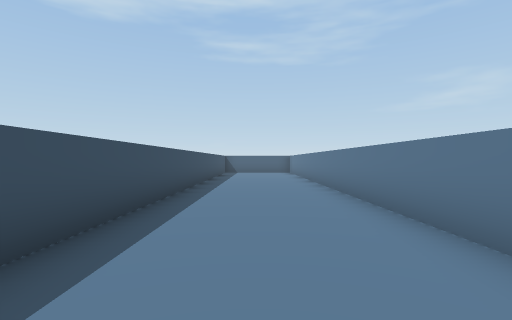
view 1 (above)

24 first-person views from a walk through a 3-D level made in the Unity game engine. The camera is 1.5 m above the floor, looks level and sees 85° across. The floor is counted in squares, 2 m on a side. Each view is taken from the middle of a square. On the plan, view 1 faces up. The plan holds only what a view shows up to about 10 squares ahead; the rest is blank. The player is left out.

view 2
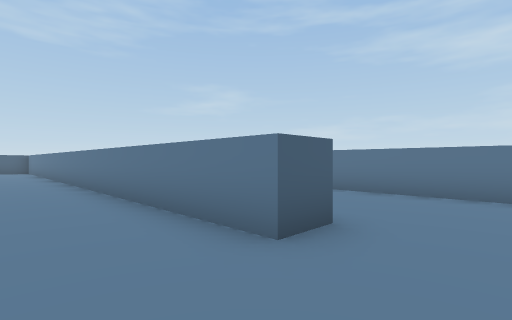

view 3
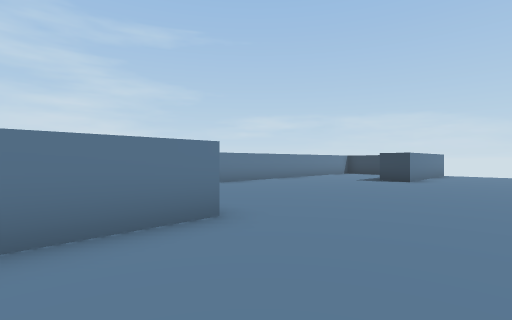

view 4
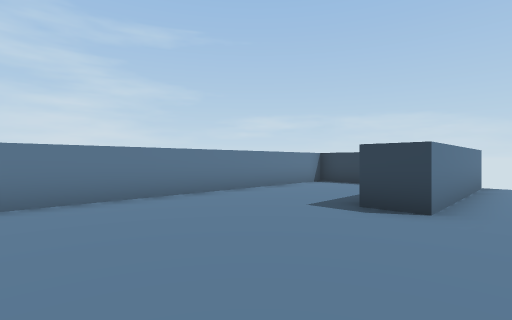

view 5
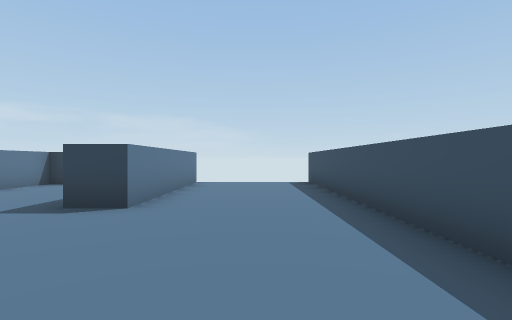

view 6
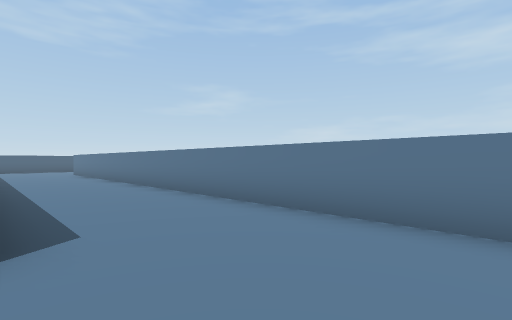

view 7
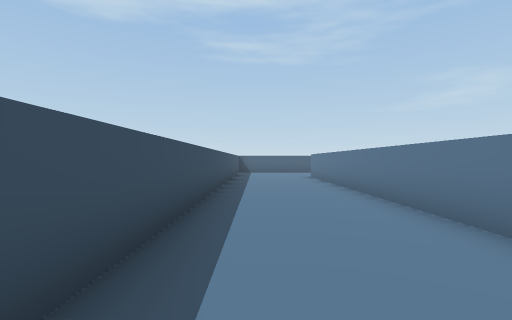

view 8
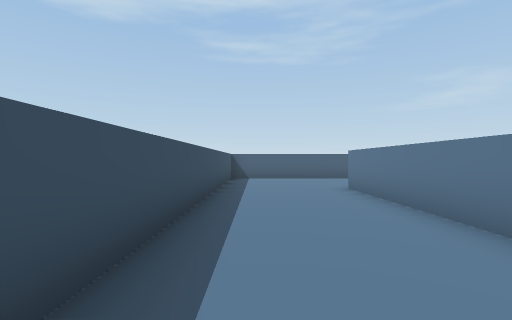

view 9
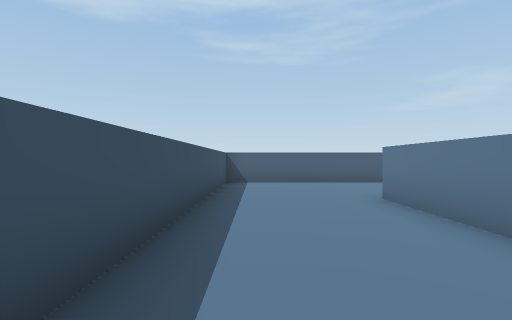

view 10
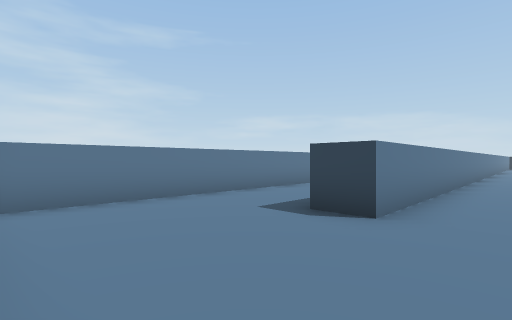

view 11
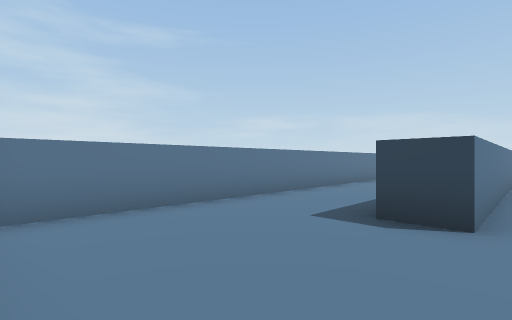

view 12
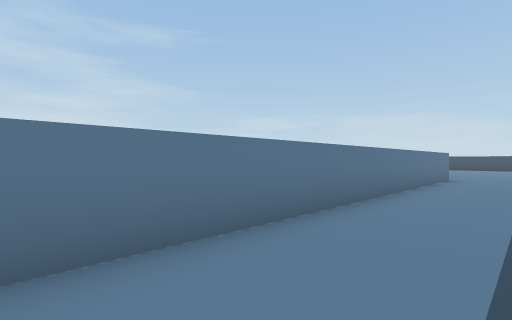

view 13
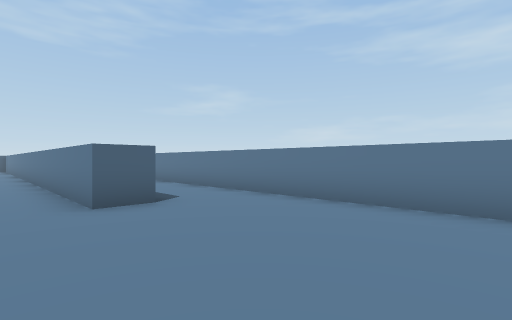

view 14
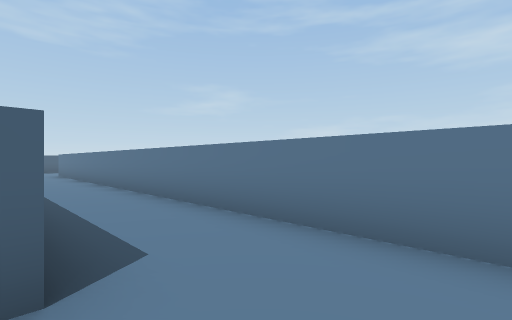

view 15
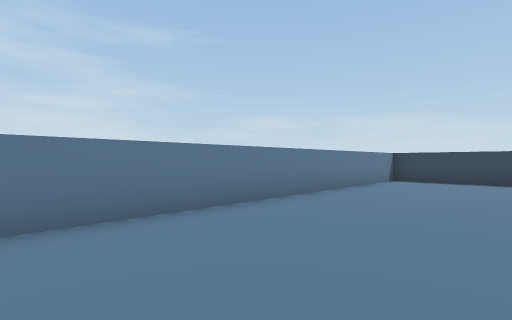

view 16
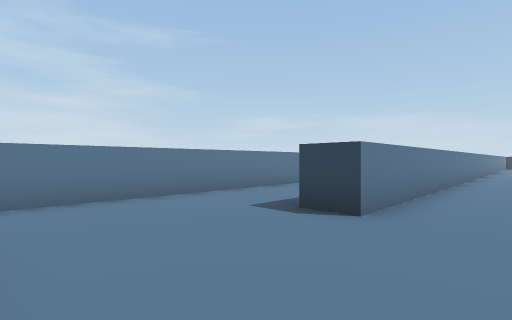

view 17
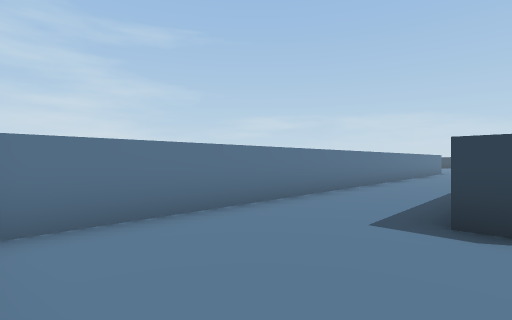

view 18
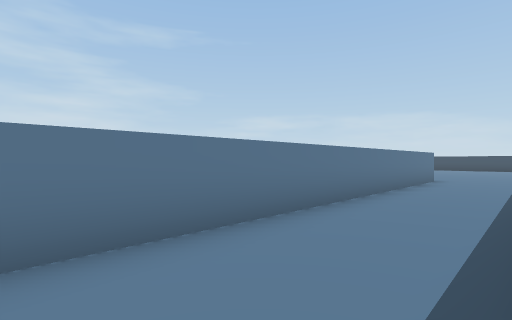

view 19
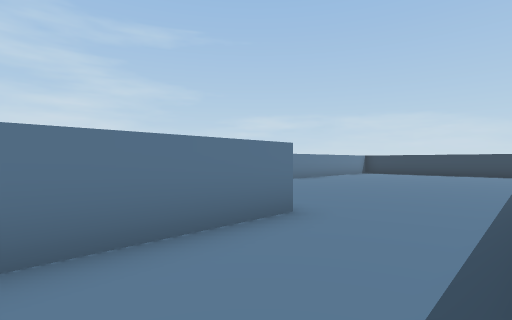

view 20
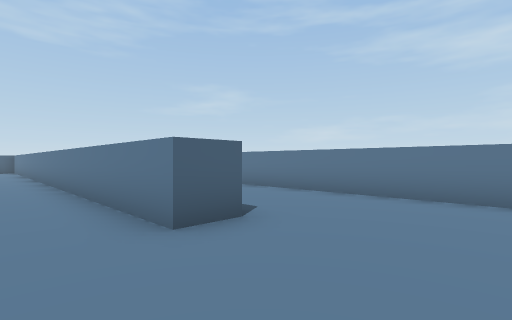

view 21
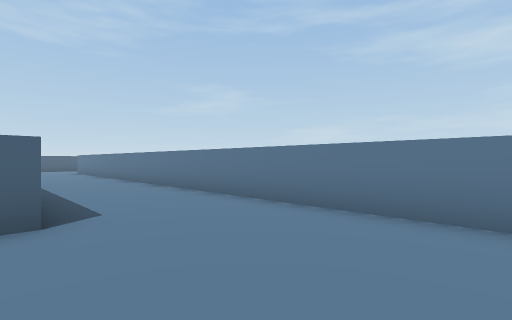

view 22
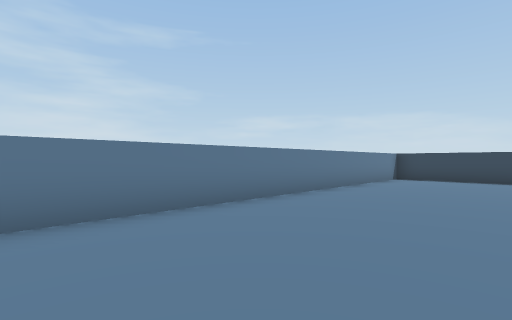

view 23
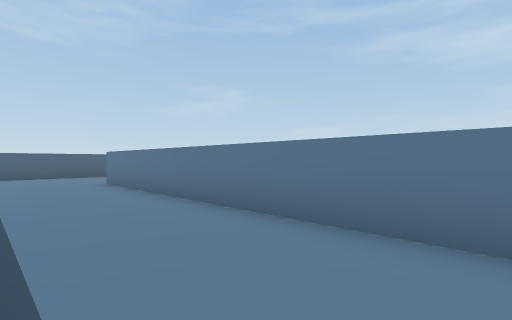

view 24
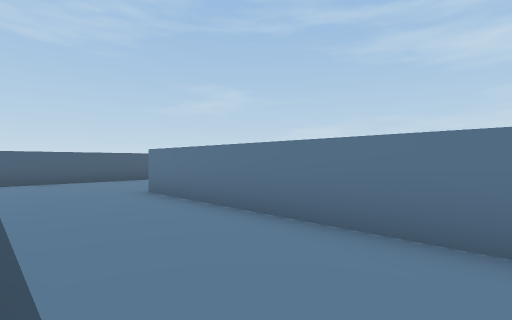

### Floor plan
Points are (right, up) in squares from view 1. A wall is a line through its corners. A room is listed if a view was taken in it or the views show most of it. See-through windows are left out.
Room 1 (views 1, 2, 3, 4, 5, 6, 7, 8, 9, 10, 11, 12, 13, 14, 15)
walls: (3, -1.3) (2, -1.3) (2, 10); (11.2, -1.3) (10.2, -1.3) (10.2, 15.9); (-1.8, -6.9) (-1.8, -14.6); (-1.8, 10) (-1.8, 1.9); (4.9, -13.7) (6.4, -13.7) (6.4, 12.4) (7.5, 12.4); (10.4, -13.7) (13.6, -13.7) (13.6, -2.5); (2, -14.8) (2, -9.3) (3, -9.3); (8.3, 16.4) (3, 16.4) (3, 1)
ways out: opening at (12.5, -1.5) to room 2
Room 2 (views 16, 17, 18, 19, 20, 21, 22, 23, 24)
walls: (18.5, -1.3) (17.5, -1.3) (17.5, 15.9); (13.6, -2.5) (13.6, 12.4) (14.8, 12.4); (21.8, -12.4) (21.8, 12.4); (22.8, 16.4) (19.4, 16.4); (18.5, -13.6) (20.5, -13.6)
ways out: opening at (12.5, -1.5) to room 1

Where each view was taken, in squares from view 1:
view 1: 0 up, 0 right, facing up
view 2: 3 down, 0 right, facing up-right
view 3: 1 up, 1 left, facing down-right
view 4: 5 down, 1 right, facing down-right
view 5: 5 down, 0 right, facing down
view 6: 4 down, 3 right, facing up-right
view 7: 0 up, 4 right, facing up
view 8: 5 up, 4 right, facing up
view 9: 7 up, 4 right, facing up
view 10: 16 up, 5 right, facing down-right
view 11: 16 up, 6 right, facing down-right
view 12: 11 up, 8 right, facing down-right
view 13: 6 down, 9 right, facing up-right
view 14: 3 down, 11 right, facing up-right
view 15: 3 down, 10 right, facing down-right
view 16: 16 up, 12 right, facing down-right
view 17: 16 up, 14 right, facing down-right
view 18: 10 up, 15 right, facing down-right
view 19: 2 up, 15 right, facing down-right
view 20: 4 down, 16 right, facing up-right
view 21: 5 down, 18 right, facing up-right
view 22: 2 down, 18 right, facing down-right
view 23: 3 up, 19 right, facing up-right
view 24: 6 up, 19 right, facing up-right
